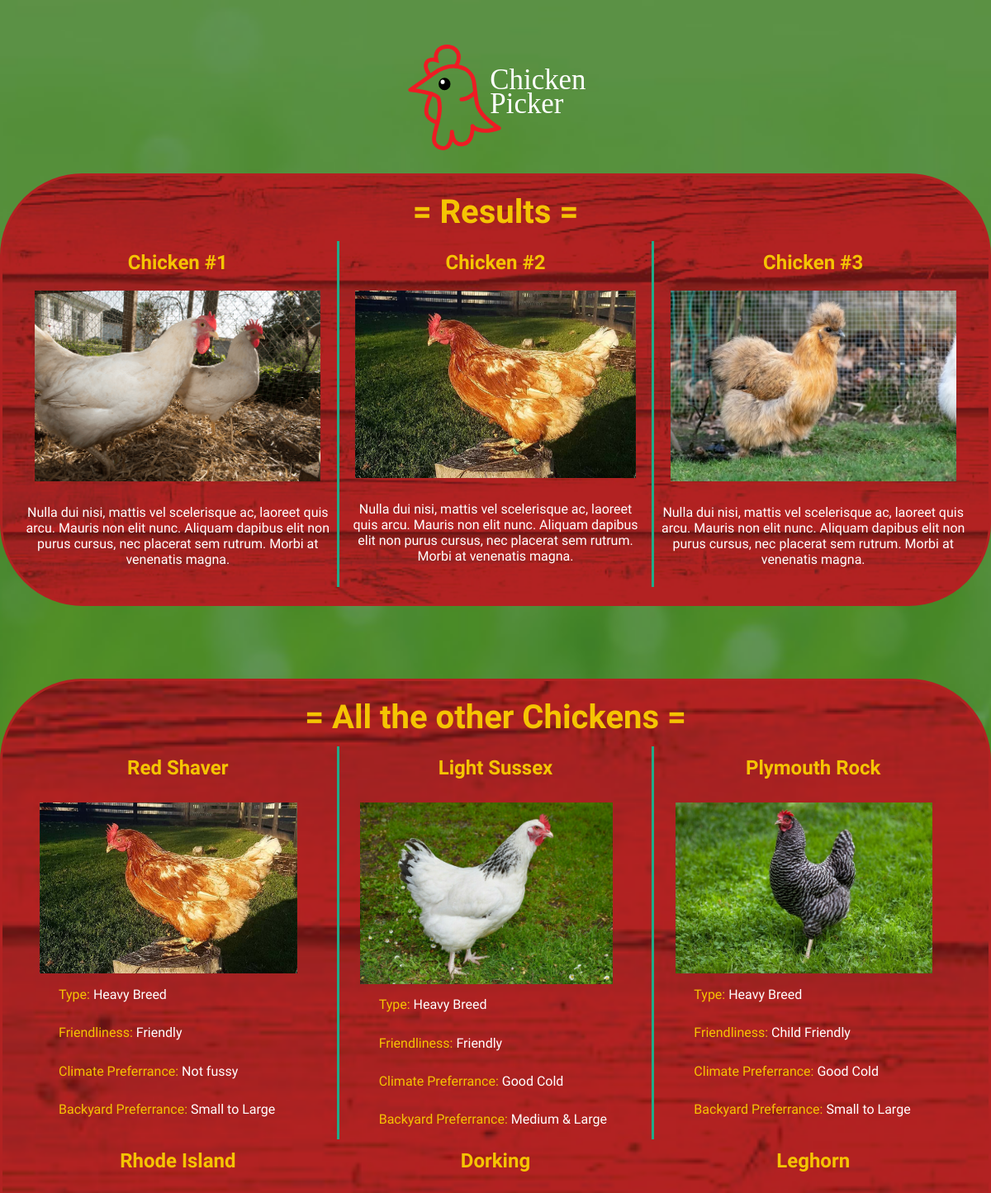
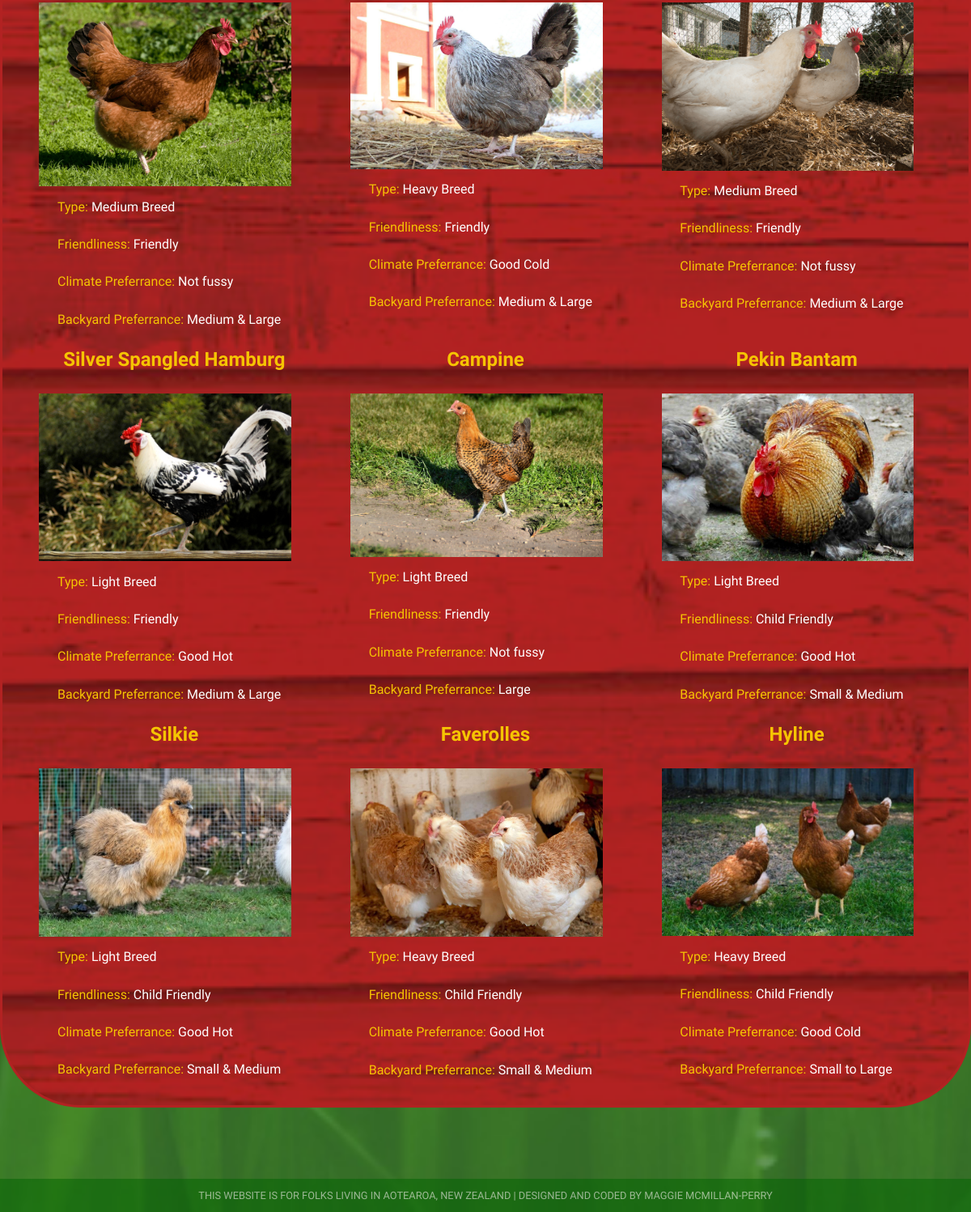
The app's page /results with its own data (2 pictures, top to bottom).
### tables this page shows
CREATE TABLE "chickens" (
	"id"	INTEGER,
	"chicken"	TEXT UNIQUE,
	"mass"	size TEXT,
	"egg"	consistancy TEXT,
	"friendly"	TEXT,
	"climate"	preferred TEXT,
	"backyard"	size TEXT,
	"image"	TEXT,
	PRIMARY KEY("id")
);

### run.py (the view)
@app.route('/results')
def results():
    db = sqlite3.connect(MENUDB)
    print(db)
    chickens = []
    cur = db.execute('SELECT chicken,mass,egg,friendly,climate,backyard, image FROM chickens')
    for row in cur:
        chickens.append(list(row))
    db.close()
    return render_template('results.html',
                            disclaimer='This website is for folks living in Aotearoa, New Zealand | Designed and Coded by Maggie McMillan-Perry',
                            chickens=chickens
                            )

### templates/results.html (shortened to what this page needs)
     {% extends "base.html" %}
    {% block content %}
        <body>
        <div id="header">
          <a href="/index"> <img src="{{ url_for('static', filename='logo.svg') }}" id="logo" /> </a>
          <br>
      <div id="menu">
      <h1>= Results = </h1>
      <div>
        <h2>Chicken #1</h2>
          <img src="{{ url_for('static', filename='leghorn.png') }}">
          <p>Nulla dui nisi, mattis vel scelerisque ac, laoreet quis arcu. Mauris non elit nunc. Aliquam dapibus elit non purus cursus, nec placerat sem rutrum. Morbi at venenatis magna.</p>
      </div>
      <div>
        <h2>Chicken #2</h2>
          <img src="{{ url_for('static', filename='red-shaver.jpeg') }}">
          <p>Nulla dui nisi, mattis vel scelerisque ac, laoreet quis arcu. Mauris non elit nunc. Aliquam dapibus elit non purus cursus, nec placerat sem rutrum. Morbi at venenatis magna.</p>
      </div>
      <div>
        <h2>Chicken #3</h2>
          <img src="{{ url_for('static', filename='silke.jpeg') }}">
          <p>Nulla dui nisi, mattis vel scelerisque ac, laoreet quis arcu. Mauris non elit nunc. Aliquam dapibus elit non purus cursus, nec placerat sem rutrum. Morbi at venenatis magna.</p>
      </div>
    </div>
    <div id="menu">
      <h1>= All the other Chickens = </h1>
 {% for chicken in chickens %}
      <div>
         <h2>{{ chicken[0] }}</h2>
          <li>
            <img src ="{{chicken[6]}}">
            <ul><span style="color: #F5C403;">Type:</span> {{chicken[1]}}</ul>
            <ul><span style="color: #F5C403;">Friendliness:</span> {{chicken[3]}}</ul>
            <ul><span style="color: #F5C403;">Climate Preferrance:</span> {{chicken[4]}}</ul>
            <ul><span style="color: #F5C403;">Backyard Preferrance:</span> {{chicken[5]}}</ul>
          </li>
     </div>
    {% endfor %}
    </div>
{% endblock %}

### templates/base.html (shortened to what this page needs)
<!DOCTYPE html>
<html>
  <head>
    {% block head %}
     <link rel="stylesheet" href="{{ url_for('static', filename='screen.css') }}" />
    {% endblock %}
  </head>
  <body>
    {% block content %}{% endblock %}
    {% block footer %}
    <div id="footer">
      {{ disclaimer|upper }}
    </div>
    {% endblock %}
  </body>
</html>

### static/screen.css (style rules this page uses)
body { background-color: #3C7A31; background-image: url(grass_2.jpg); background-repeat: no-repeat; background-position: top; background-size: cover; color: blue; font-family: 'Uchen', serif; margin: 0; }
h1 { color: #F5C403; font-family: 'Uchen', serif; font-size: 2.5em; margin: 0; }
h2 { color: #F5C403; font-family: 'Fredoka One', cursive; }
a { color: #DA0; text-decoration: none; }
#logo { width: 250px; }
#header { padding-top: 30px; text-align: center; }
#menu { background-color: firebrick; background-image: url(barn.jpg); background-repeat: no-repeat; background-size: cover; border: 3px solid firebrick; background-image: barn.jpeg; border-radius: 100px; display: grid; margin: auto; max-width: 1180px; padding: 20px 20px; margin-bottom: 5.5em; grid-template-columns: 1fr 1fr 1fr; grid-template-rows: auto; }
#menu p { padding: 0.5em; text-align: center; color: white; }
#menu img { max-width: 90%; padding: 0em; }
#footer { color: white; font-size: 0.8em; opacity: 0.5; text-align: center; background-color: darkgreen; padding: 1em; }
#menu li { list-style: none; color: white; line-height: 90%; width: 90%; padding: 0.5em; }
#menu div { grid-column: span 3; margin: 0 1em; }
#menu div:nth-child(3) { border-bottom: 3px solid goldenrod; border-top: 3px solid goldenrod; }
#menu h1 { grid-column: span 3; padding-bottom: 0.3em; text-align: center; }
#menu h2 { margin-top: 0.5em; text-align: center; }
#menu ul { float: left; }
@media only screen and (min-width: 720px) { #menu div { grid-column: auto; margin: 0; } }
@media only screen and (min-width: 720px) { #menu div:nth-child(3) { border: none; border-left: 3px solid #2A8; border-right: 3px solid #2A8; } }

### records on screen
chickens: chicken "Red Shaver", image (picture), mass "Heavy Breed", friendly "Friendly", climate "Not fussy", backyard "Small to Large"
chickens: chicken "Light Sussex", image (picture), mass "Heavy Breed", friendly "Friendly", climate "Good Cold", backyard "Medium & Large"
chickens: chicken "Plymouth Rock", image (picture), mass "Heavy Breed", friendly "Child Friendly", climate "Good Cold", backyard "Small to Large"
chickens: chicken "Rhode Island", image (picture), mass "Medium Breed", friendly "Friendly", climate "Not fussy", backyard "Medium & Large"
chickens: chicken "Dorking", image (picture), mass "Heavy Breed", friendly "Friendly", climate "Good Cold", backyard "Medium & Large"
chickens: chicken "Leghorn", image (picture), mass "Medium Breed", friendly "Friendly", climate "Not fussy", backyard "Medium & Large"
chickens: chicken "Silver Spangled Hamburg", image (picture), mass "Light Breed", friendly "Friendly", climate "Good Hot", backyard "Medium & Large"
chickens: chicken "Campine", image (picture), mass "Light Breed", friendly "Friendly", climate "Not fussy", backyard "Large"
chickens: chicken "Pekin Bantam", image (picture), mass "Light Breed", friendly "Child Friendly", climate "Good Hot", backyard "Small & Medium"
chickens: chicken "Silkie", image (picture), mass "Light Breed", friendly "Child Friendly", climate "Good Hot", backyard "Small & Medium"
chickens: chicken "Faverolles", image (picture), mass "Heavy Breed", friendly "Child Friendly", climate "Good Hot", backyard "Small & Medium"
chickens: chicken "Hyline", image (picture), mass "Heavy Breed", friendly "Child Friendly", climate "Good Cold", backyard "Small to Large"

### other values on screen
{{ disclaimer|upper }} "THIS WEBSITE IS FOR FOLKS LIVING IN AOTEAROA, NEW ZEALAND | DESIGNED AND CODED BY MAGGIE MCMILLAN-PERRY"
